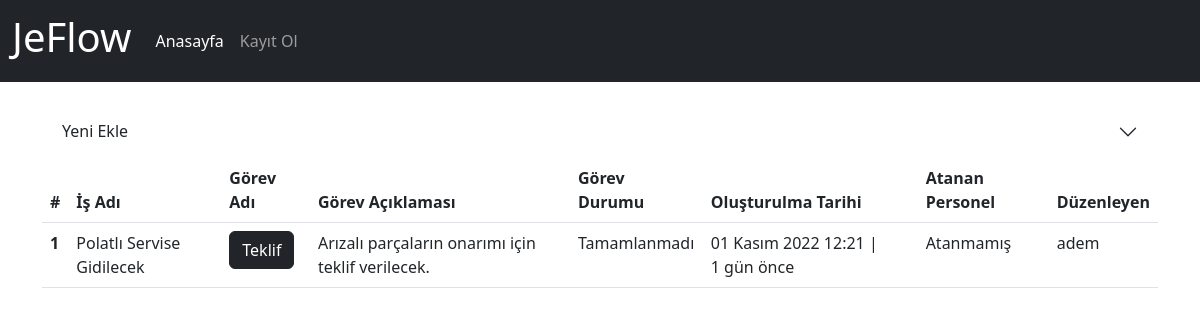
Page /task/ on the earlier database version.
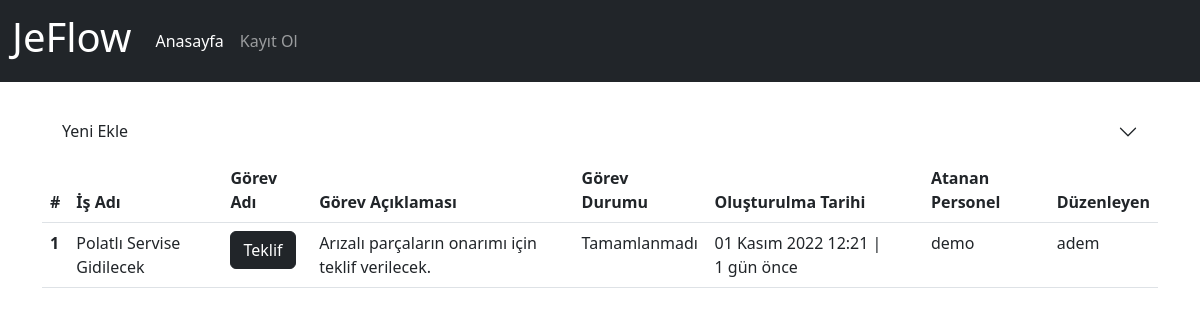
Same page on the later database version.
### app/models.py (models this page shows, shortened)
class Task(models.Model):
    process=models.ForeignKey(Process,on_delete=models.CASCADE,verbose_name='İş Adı')
    name=models.CharField(max_length=500,verbose_name='Görev Adı')
    description=models.TextField(verbose_name='Görev Açıklaması', blank=True, null=True)
    is_completed=models.BooleanField(default=False, verbose_name='Tamamlandı Mı?')
    assigned_user=models.OneToOneField(User,on_delete=models.SET_NULL,related_name='assigned_user',verbose_name='Atanan Personel', blank=True, null=True)
    created_date=models.DateTimeField(auto_now_add=True, verbose_name='Oluşturulma Tarihi')
    user=models.ForeignKey(User,on_delete=models.CASCADE,verbose_name='Kullanıcı', blank=True, null=True)
    class Meta:
        verbose_name="Görev"
        verbose_name_plural='Görevler'

class Process(models.Model):
    category=models.ForeignKey(Category,on_delete=models.CASCADE,verbose_name='Kategori')
    name=models.CharField(max_length=500,verbose_name='İş Akış Adı')
    description=models.TextField(verbose_name='İş Akış Açıklaması', blank=True, null=True)
    state=models.CharField(max_length=100,verbose_name='Durumu', blank=True, null=True)
    created_date=models.DateTimeField(auto_now_add=True, verbose_name='Oluşturulma Tarihi')
    user=models.ForeignKey(User,on_delete=models.CASCADE,verbose_name='Kullanıcı', blank=True, null=True)
    def __str__(self):
        return self.name # + ' - ' + self.created_date.strftime("%d.%m.%Y, %H:%M:%S")
    class Meta:
        verbose_name="İş Akışı"
        verbose_name_plural='İş Akışları'

### app/views.py (the view, shortened to what this page needs)
# urls.py: path('task/',views.task,name='task'),
def task(request):
    task_form=TaskForm()
    tasks = Task.objects.order_by('created_date')
    context = {
        'task_form':task_form,
        'tasks': tasks
    }
    return render(request, 'app/task.html', context)

### templates/app/task.html (shortened to what this page needs)
{% extends 'layout.html' %}
{% load humanize %}
{% block content %}
{% load crispy_forms_tags %}
<div class="row">
    <div class="accordion accordion-flush" id="accordionFlush">
        <div class="accordion-item">
            <h2 class="accordion-header" id="flush-headingOne">
                <button class="accordion-button collapsed" type="button" data-bs-toggle="collapse"
                    data-bs-target="#flush-collapseOne" aria-expanded="false" aria-controls="flush-collapseOne">
                    Yeni Ekle
                </button>
            </h2>
        </div>
    </div>
</div>
<div class="row">
    <div class="col-md-12">
        {% if tasks %}
        <table class="table table-hover">
            <thead>
                <tr>
                    <th scope="col">#</th>
                    <th scope="col">İş Adı</th>
                    <th scope="col">Görev Adı</th>
                    <th scope="col">Görev Açıklaması</th>
                    <th scope="col">Görev Durumu</th>
                    <th scope="col">Oluşturulma Tarihi</th>
                    <th scope="col">Atanan Personel</th>
                    <th scope="col">Düzenleyen</th>
                </tr>
            </thead>
            <tbody>
                {% for task in tasks %}
                <tr>
                    <th scope="row">{{ task.id }}</th>
                    <td>{{ task.process }}</td>
                    <td><a href="{% url 'task_detail' task.id %}" class="btn btn-dark">{{ task.name }}</a></td>
                    <td>{{ task.description }}</td>
                    <td>
                        {% if task.is_completed %}
                        Tamamlandı
                        {% else %}
                        Tamamlanmadı
                        {% endif %}
                    </td>
                    <td>{{ task.created_date }} | {{ task.created_date | timesince}} önce</td>
                    <td>
                        {% if task.assigned_user is not None%}
                        {{ task.assigned_user }}
                        {% else %}
                        Atanmamış
                        {% endif %}
                    </td>
                    <td>{{ task.user }}</td>
                </tr>
                {% endfor %}
            </tbody>
        </table>
        {% else %}
        <div class="alert alert-warning">
            <p>Görev bulunamadı.</p>
        </div>
        {% endif %}
    </div>
</div>
{% endblock %}

Differences in the rows shown:
changed Task "Teklif": assigned_user (not shown) → "demo"; no longer shows "Atanmamış"
